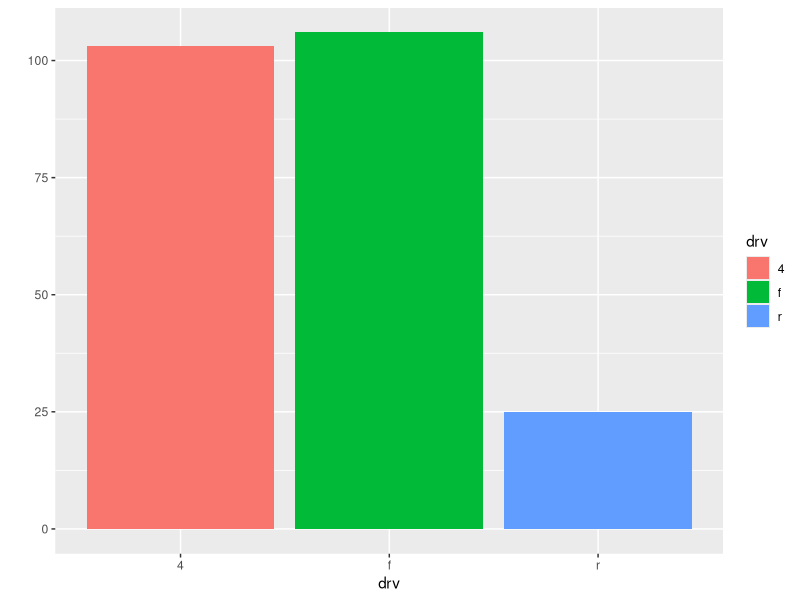

Reproduce this figure in R.
## ---- chunk 1
knitr::opts_chunk$set(echo = TRUE)
## ---- chunk 2
summary(cars)
## ---- chunk 3
library(ggplot2)
qplot(data = mpg, x = drv, fill = drv)
